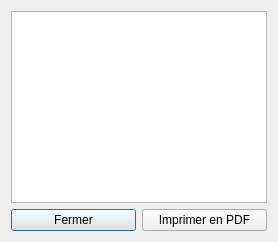
<?xml version="1.0" encoding="UTF-8"?>
<ui version="4.0">
 <class>TicketWidget</class>
 <widget class="QDialog" name="TicketWidget">
  <property name="windowTitle"><string>Ticket</string></property>
  <layout class="QVBoxLayout" name="verticalLayout">
   <item><widget class="QTextEdit" name="textTicket"><property name="readOnly"><bool>true</bool></property></widget></item>
   <item>
    <layout class="QHBoxLayout" name="buttonBox">
     <item><widget class="QPushButton" name="btnClose"><property name="text"><string>Fermer</string></property></widget></item>
     <item><widget class="QPushButton" name="btnPrint"><property name="text"><string>Imprimer en PDF</string></property></widget></item>
    </layout>
   </item>
  </layout>
 </widget>
 <resources/>
 <connections/>
</ui>
